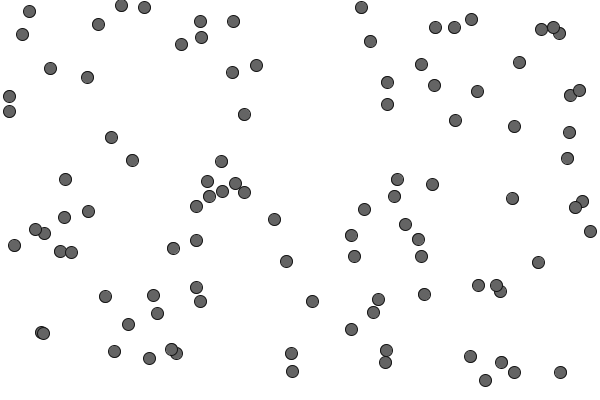
Frame 1 (no input)
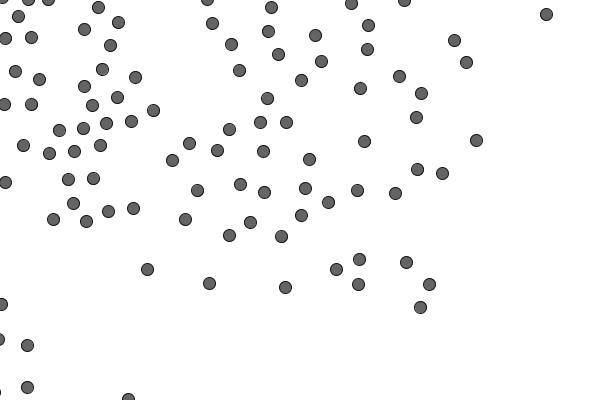
Frame 60 (the mouse pressed at the canvas centre just before this capture)
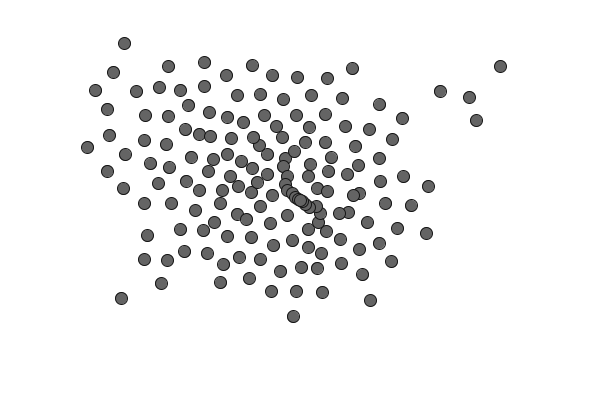
Frame 120 (the mouse held since frame 60 and released just before this capture)

The Processing sketch that drew these frames (run headless with seeded random() and noise(); from frame 60 on, the mouse is pressed at the canvas centre):

// Processing sketch: seperation_and_seek_mouse
// ── seperation_and_seek_mouse.pde

ArrayList<Vehicle> vehicles = new ArrayList<Vehicle>();

void setup() {
  size(600, 400);
  for (int i = 0; i < 100; i++) {
    float x = random(width);
    float y = random(height);
    vehicles.add(new Vehicle(x, y));
    println(x, y);
  }
}

void draw() {
  background(255);
  
  //println(vehicles.size());
  
  if(mousePressed) {
    vehicles.add(new Vehicle(mouseX, mouseY));
  }

  for (int i = 0; i < vehicles.size(); i++) {
    Vehicle v = vehicles.get(i);
    
    v.applyBehaviour(vehicles);
    v.run();
    //v.display();
    //println(i);
    
  }
}

// ── vehicle.pde


class Vehicle {

  PVector loc;
  PVector velocity;
  PVector acc;

  float r;

  float maxSpeed;
  float maxForce;

  Vehicle(float x, float y) {
    loc = new PVector(x, y);
    velocity = new PVector(0, 0);
    acc = new PVector(0, 0);

    r = 12;

    maxSpeed = 3;
    maxForce = 0.2;
  }

  void run() {
    borders();
    update();
    display();
  }

  void display() {
    strokeWeight(1);
    stroke(20);
    fill(100);

    ellipse(loc.x, loc.y, r, r);
  }

  void update() {
    velocity.add(acc);
    loc.add(velocity);
    acc.mult(0);
  }

  PVector seperate(ArrayList<Vehicle> vehicles) {

    float ds = r*2;
    PVector sum = new PVector(0, 0);
    float count = 0;

    for (int i = 0; i < vehicles.size(); i++) {
      Vehicle v = vehicles.get(i);
      float dist = PVector.dist(loc, v.loc);
      if (dist > 0 &&  dist < ds) {
        PVector diff = PVector.sub(loc, v.loc);
        diff.normalize();
        diff.div(dist);
        sum.add(diff);
        count++;
        //println(count);
        println(diff.x);
      }
    }

    if (count > 0 ) {

      PVector average = sum.div(count);


      PVector desire = average.get();

      desire.setMag(maxSpeed);

      PVector force = PVector.sub(desire, velocity);
      force.limit(maxForce);

      return force;
    } else {
      return new PVector();
    }
  }

  PVector seek(float x, float y) {
    PVector s = new PVector(x, y);


    PVector desire = PVector.sub(s, loc);

    desire.setMag(maxSpeed);

    PVector force = PVector.sub(desire, velocity);
    force.limit(maxForce);

    return force;
  }

  void applyBehaviour(ArrayList<Vehicle> v) {
    PVector sep = seperate(v);
    PVector seek = seek(mouseX, mouseY);
    sep.mult(3);
    seek.mult(1);
    
    applyForce(sep);
    applyForce(seek);
  }

  void borders() {
    if (loc.x < -r) loc.x = width+r;
    if (loc.y < -r) loc.y = height+r;
    if (loc.x > width+r) loc.x = -r;
    if (loc.y > height+r) loc.y = -r;
  }


  void applyForce(PVector force) {
    PVector f = force.get();
    acc.add(f);
  }
}
